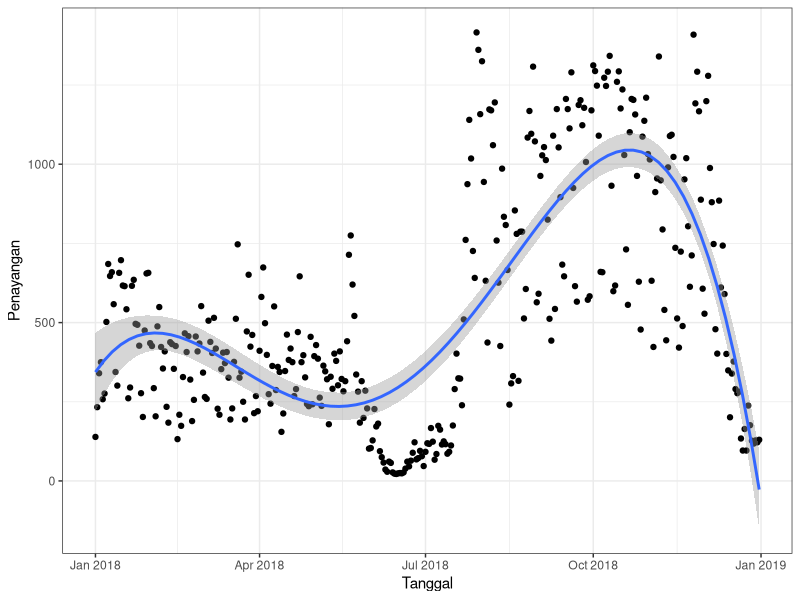

Reproduce this figure in R.
# Paket ----
library(tidyverse)

# Tayangan konten digital ----
tayangan_konten_2018 <- read_csv("data/tayangan-konten-2018.csv")
tayangan_konten_2018 %>% 
  ggplot(
    aes(x = Tanggal, y = Penayangan)
  ) +
  geom_point() +
  geom_smooth(
    method = "lm",
    formula = y ~ poly(x, 4),
    se = TRUE
  ) +
  theme_bw()
